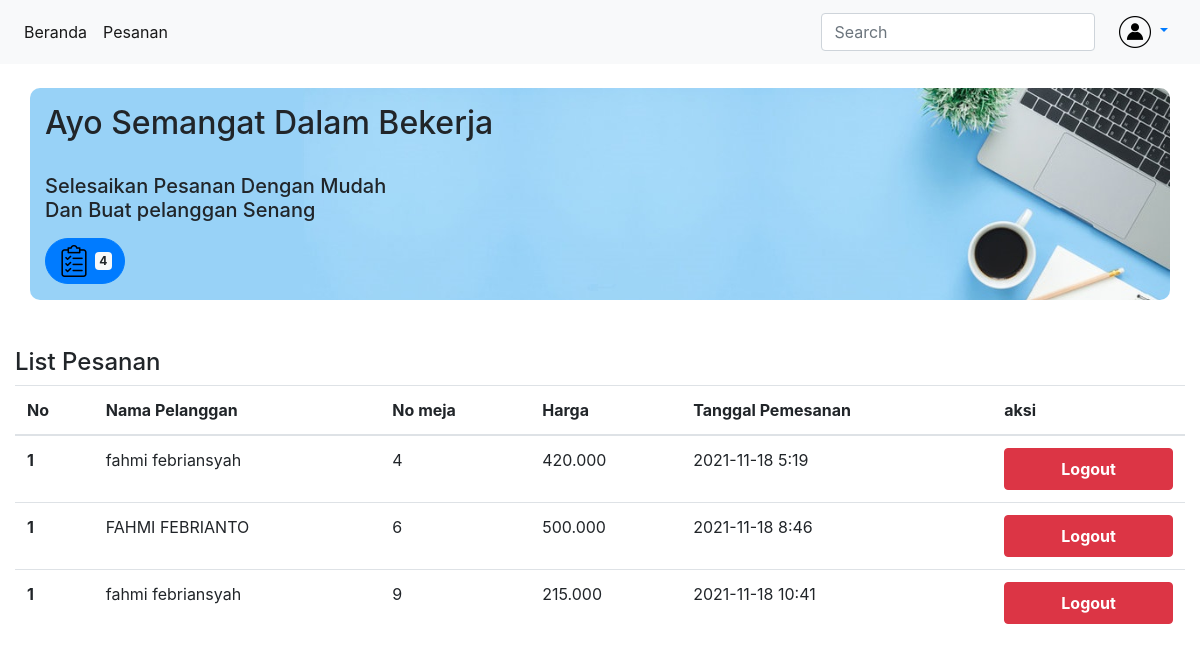
/pesanan.php, run on the app's committed database.
### tables this page shows
CREATE TABLE `transaksi` (
  `id_transaksi` int(20) NOT NULL,
  `id_barang` varchar(100) NOT NULL,
  `id_user` int(11) NOT NULL,
  `tanggal` varchar(35) NOT NULL,
  `jumlah` varchar(100) NOT NULL,
  `status` varchar(20) NOT NULL
);

CREATE TABLE `user` (
  `id_user` int(11) NOT NULL,
  `nama_pembeli` varchar(39) NOT NULL,
  `no_meja` int(11) NOT NULL
);

### pesanan.php (the view, shortened to what this page needs)
<?php
include 'koneksi.php';
$kuari = mysqli_query($koneksi, "SELECT transaksi.id_transaksi, transaksi.id_user, transaksi.id_barang, transaksi.jumlah, transaksi.tanggal, transaksi.status, user.nama_pembeli, user.no_meja  FROM transaksi INNER JOIN user ON transaksi.id_user = user.id_user");
?>
<!DOCTYPE html>
<html lang="en">
<head>
	<link rel="stylesheet" href="https://cdn.jsdelivr.net/npm/bootstrap@4.6.1/dist/css/bootstrap.min.css">
</head>
<body>
	<nav class="navbar navbar-expand-lg navbar-light bg-light">
		<div class="collapse navbar-collapse" id="navbarSupportedContent">
			<ul class="navbar-nav mr-auto">
				<li class="nav-item active">
					<a class="nav-link" href="admin.php">Beranda <span class="sr-only">(current)</span></a>
				</li>
				<li class="nav-item active">
					<a class="nav-link" href="#">Pesanan <span class="sr-only">(current)</span></a>
				</li>
				<li class="nav-item active">
					<a class="nav-link" href="#"> <span class="sr-only">(current)</span></a>
				</li>
			</ul>
			<form class="form-inline my-2 my-lg-0">
				<input class="form-control mr-sm-2" type="search" placeholder="Search" aria-label="Search">
			</form>
			<a class="nav-link dropdown-toggle" href="#" id="navbarDropdown" role="button" data-toggle="dropdown" aria-expanded="false">
				<img src="assets/img/admin.png" style=" width: 2rem; " alt="">
			</a>
		</div>
	</nav>
	<br>
	<div class="container">
		<div class="row">
			<div class="col-sm-12 py-3" style=" background-image: url('assets/img/ngakak.jpg'); background-size: cover; border-radius: 10px; "><h2>Ayo Semangat Dalam Bekerja</h2><br><h5>Selesaikan Pesanan Dengan Mudah <br> Dan Buat pelanggan Senang</h5></p>
				<button type="button" class="btn btn-primary" style=" border-radius: 60px; ">
					<img src="assets/img/order.png" style=" width:2rem ; " alt=""> <span class="badge badge-light">4</span>
				</button>
			</div>
		</div>
	</div>
	<br><br>
	<div class="container-fluid" style="" >
		<h4>List Pesanan</h4>
		<table class="table">
			<thead>
				<tr>
					<th scope="col">No</th>
					<th scope="col">Nama Pelanggan</th>
					<th scope="col">No meja</th>
					<th scope="col">Harga</th>
					<th scope="col">Tanggal Pemesanan</th>
					<th scope="col">aksi</th>
				</tr>
			</thead>
			<tbody>
				<?php
				$tambah = 1;
				while ($data = mysqli_fetch_assoc($kuari)){ ?>
					<tr id="tos">
						<th scope="row"><?php echo $tambah ?></th>
						<td><?php echo $data['nama_pembeli'] ?></td>
						<td><?php echo $data['no_meja'] ?></td>
						<td><?php echo $data['jumlah'] ?></td>
						<td><?php echo $data['tanggal'] ?></td>
						<td><a class="nav-link btn btn-danger font-weight-bold w-150" href="struk.php?id=<?php echo $data['id_transaksi'] ?>">Logout</a>
						</td>
					</tr>
				<?php } ?>
			</tbody>
		</table>
	</div>
</body>
</html>

### data on the page
transaksi: id_user.nama_pembeli "fahmi febriansyah", id_user.no_meja "4", jumlah "420.000", tanggal "2021-11-18 5:19"
transaksi: id_user.nama_pembeli "FAHMI FEBRIANTO", id_user.no_meja "6", jumlah "500.000", tanggal "2021-11-18 8:46"
transaksi: id_user.nama_pembeli "fahmi febriansyah", id_user.no_meja "9", jumlah "215.000", tanggal "2021-11-18 10:41"
